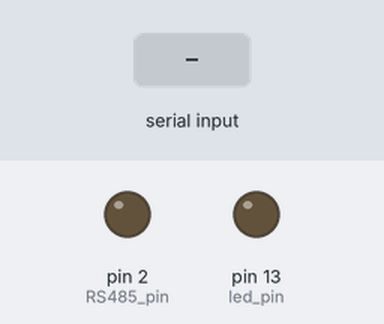
Simulated run of this sketch. Board: Arduino Uno, built with avr-gcc and run on an emulated ATmega328P. Parts: output pins drawn as LEDs (lit = HIGH). The test bench sets the inputs (shaded band).

Above: at 1.2 s.
1.3 s: "1\n" received over Serial
At 2.0 s:
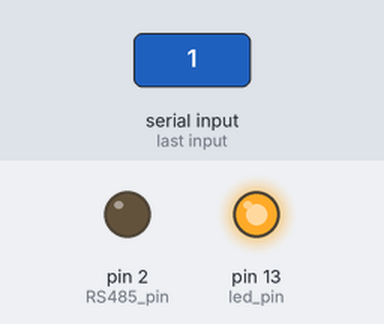
Timing chart, 0 to 4.3 s (numbered marks = the images above; inputs shaded):
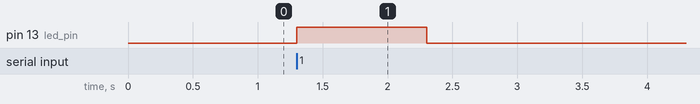

The sketch:

RS485-receiver.ino
```cpp
#define RS485_pin 2
#define RS485_transmitter HIGH
#define RS485_receiver LOW
#define led_pin 13

void setup() {
  Serial.begin(9600);
  pinMode(RS485_pin, OUTPUT);
  digitalWrite(RS485_pin, RS485_receiver);
  pinMode(led_pin, OUTPUT);
}

void loop() {
  while (Serial.available()) { //  если в порте есть данные, то...
    char c = Serial.parseInt(); //  считываем данные и сохраняем в переменную
    if (c == 1) { //  если данные true, то...
      digitalWrite(led_pin, HIGH);  //  ... включаем светодиод
    } else if (c == 0) { //  если данные false, то...
      digitalWrite(led_pin, LOW); //  ... выключаем светодиод
    }
  }
}
```

Measured:
- after the input at 1.3 s, pin 13 (led_pin): LOW → HIGH at once, → LOW 1.0 s later
